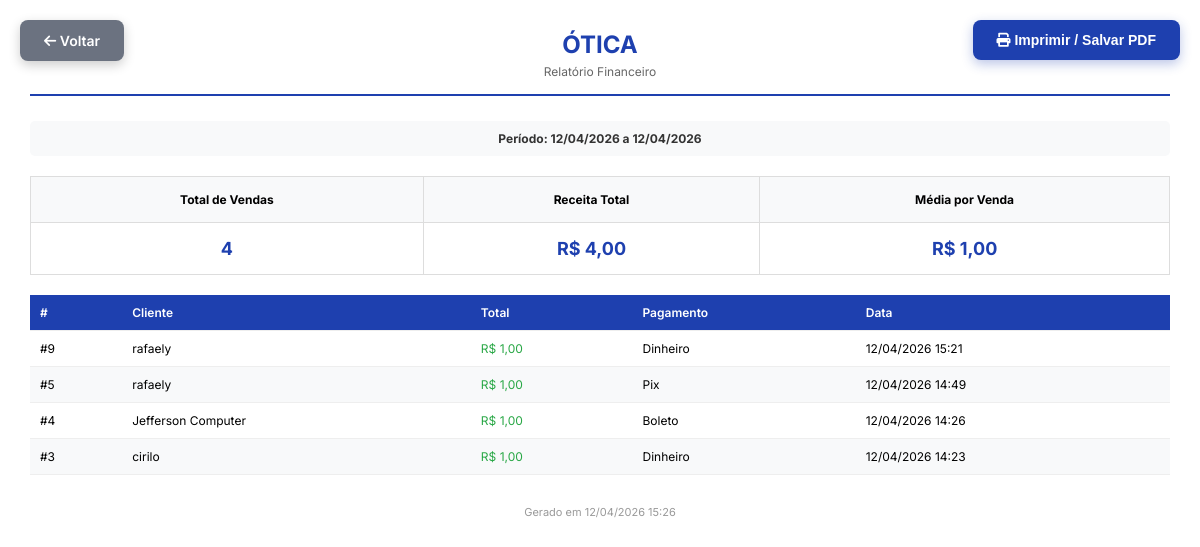
The page /otica/views/financeiro/imprimir.php?data_inicio=2026-04-12&data_fim=2026-04-12 (signed in) on the database its author committed.
### tables this page shows
CREATE TABLE `vendas` (
  `id` bigint(20) UNSIGNED NOT NULL,
  `cliente_id` int(11) DEFAULT NULL,
  `usuario_id` int(11) DEFAULT NULL,
  `total` decimal(10,2) DEFAULT NULL,
  `forma_pagamento` varchar(30) DEFAULT NULL,
  `data_venda` timestamp NOT NULL DEFAULT current_timestamp()
);

CREATE TABLE `clientes` (
  `id` bigint(20) UNSIGNED NOT NULL,
  `nome` varchar(100) NOT NULL,
  `telefone` varchar(20) DEFAULT NULL,
  `cpf` varchar(14) DEFAULT NULL,
  `email` varchar(100) DEFAULT NULL,
  `data_nascimento` date DEFAULT NULL,
  `criado_em` timestamp NOT NULL DEFAULT current_timestamp(),
  `endereco` text DEFAULT NULL,
  `bairro` text DEFAULT NULL,
  `numero` int(11) DEFAULT NULL
);

### otica/views/financeiro/imprimir.php (the view, shortened to what this page needs)
<?php
$data_inicio = $_GET['data_inicio'] ?? date('Y-m-01');
$data_fim = $_GET['data_fim'] ?? date('Y-m-t');
$db = Database::getInstance()->getConnection();
try {
    $stmt = $db->prepare("SELECT v.*, c.nome as cliente_nome FROM vendas v LEFT JOIN clientes c ON v.cliente_id = c.id WHERE DATE(v.data_venda) BETWEEN ? AND ? ORDER BY v.id DESC");
    $stmt->execute([$data_inicio, $data_fim]);
    $vendas = $stmt->fetchAll();
    $total = 0;
    foreach ($vendas as $v) {
        $total += $v['total'] ?? 0;
    }
} catch (PDOException $e) {
    $vendas = [];
    $total = 0;
}
$periodo = "Período: " . date('d/m/Y', strtotime($data_inicio)) . " a " . date('d/m/Y', strtotime($data_fim));
?>
<!DOCTYPE html>
<html>
<head>
    <link rel="stylesheet" href="https://cdnjs.cloudflare.com/ajax/libs/font-awesome/6.0.0/css/all.min.css">
</head>
<body>
    <a href="relatorio.php?data_inicio=<?php echo $data_inicio; ?>&data_fim=<?php echo $data_fim; ?>" class="btn-back no-print">
        <i class="fas fa-arrow-left"></i> Voltar
    </a>
    <button class="btn-print no-print" onclick="window.print()">
        <i class="fas fa-print"></i> Imprimir / Salvar PDF
    </button>
    <div class="header">
        <h1>ÓTICA</h1>
        <p>Relatório Financeiro</p>
    </div>
    <div class="periodo">
        <strong><?php echo $periodo; ?></strong>
    </div>
    <table class="stats">
        <tr>
            <td class="stat-label">Total de Vendas</td>
            <td class="stat-label">Receita Total</td>
            <td class="stat-label">Média por Venda</td>
        </tr>
        <tr>
            <td class="stat-value"><?php echo count($vendas); ?></td>
            <td class="stat-value">R$ <?php echo number_format($total, 2, ',', '.'); ?></td>
            <td class="stat-value">R$ <?php echo number_format(count($vendas) > 0 ? $total / count($vendas) : 0, 2, ',', '.'); ?></td>
        </tr>
    </table>
    <?php if (empty($vendas)): ?>
    <p style="text-align: center; color: #666; padding: 30px;">Nenhuma venda no período informado.</p>
    <?php else: ?>
    <table class="table">
        <thead>
            <tr>
                <th>#</th>
                <th>Cliente</th>
                <th class="text-right">Total</th>
                <th>Pagamento</th>
                <th>Data</th>
            </tr>
        </thead>
        <tbody>
            <?php foreach ($vendas as $v): ?>
            <tr>
                <td>#<?php echo $v['id']; ?></td>
                <td><?php echo htmlspecialchars($v['cliente_nome'] ?? 'Sem cliente'); ?></td>
                <td class="text-right text-green">R$ <?php echo number_format($v['total'] ?? 0, 2, ',', '.'); ?></td>
                <td><?php echo htmlspecialchars(ucfirst($v['forma_pagamento'] ?? '-')); ?></td>
                <td><?php echo $v['data_venda'] ? date('d/m/Y H:i', strtotime($v['data_venda'])) : '-'; ?></td>
            </tr>
            <?php endforeach; ?>
        </tbody>
    </table>
    <?php endif; ?>
    <div class="footer">
        <p>Gerado em <?php echo date('d/m/Y H:i'); ?></p>
    </div>
</body>
</html>

### otica/views/financeiro/imprimir.php (style rules this page uses)
* { margin: 0; padding: 0; box-sizing: border-box; }
body { font-family: 'Inter', Arial, sans-serif; font-size: 12px; padding: 30px; background: white; }
.header { text-align: center; margin-bottom: 25px; border-bottom: 2px solid #1e40af; padding-bottom: 15px; }
.header h1 { color: #1e40af; font-size: 24px; margin-bottom: 5px; }
.header p { color: #666; font-size: 12px; }
.btn-print { position: fixed; top: 20px; right: 20px; padding: 12px 24px; background: #1e40af; color: white; border: none; border-radius: 8px; cursor: pointer; font-size: 14px; font-weight: 600; box-shadow: 0 4px 12px rgba(30, 64, 175, 0.3); }
.btn-back { position: fixed; top: 20px; left: 20px; padding: 12px 24px; background: #6b7280; color: white; border: none; border-radius: 8px; cursor: pointer; font-size: 14px; font-weight: 600; text-decoration: none; box-shadow: 0 4px 12px rgba(0, 0, 0, 0.2); }
.periodo { text-align: center; margin-bottom: 20px; padding: 10px; background: #f8f9fa; border-radius: 5px; }
.periodo strong { color: #333; }
.stats { display: table; width: 100%; border-collapse: collapse; margin-bottom: 20px; }
.stats td { padding: 15px; text-align: center; border: 1px solid #ddd; }
.stats .stat-label { background: #f8f9fa; font-weight: bold; }
.stats .stat-value { font-size: 18px; font-weight: bold; color: #1e40af; }
.table { width: 100%; border-collapse: collapse; margin-top: 15px; }
.table th, .table td { padding: 10px; text-align: left; border-bottom: 1px solid #eee; }
.table th { background: #1e40af; color: white; font-weight: 600; }
.table tr:nth-child(even) { background: #f8f9fa; }
.text-right { text-align: right; }
.text-green { color: #28a745; }
.footer { margin-top: 30px; text-align: center; color: #999; font-size: 11px; }

### rows shown on the page
vendas: id "9", cliente.nome "rafaely", total "1,00", forma_pagamento "Dinheiro", data_venda "12/04/2026 15:21"
vendas: id "5", cliente.nome "rafaely", total "1,00", forma_pagamento "Pix", data_venda "12/04/2026 14:49"
vendas: id "4", cliente.nome "Jefferson Computer", total "1,00", forma_pagamento "Boleto", data_venda "12/04/2026 14:26"
vendas: id "3", cliente.nome "cirilo", total "1,00", forma_pagamento "Dinheiro", data_venda "12/04/2026 14:23"

### other values the page prints
$periodo "Período: 12/04/2026 a 12/04/2026"
count($vendas) "4"
$total "4,00"
count($vendas) > 0 ? $total / count($vendas) : 0 "1,00"
